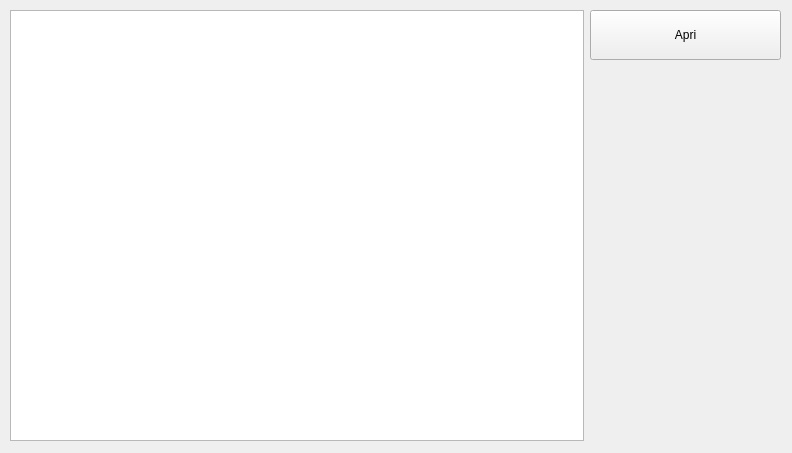
<?xml version="1.0" encoding="UTF-8"?>
<ui version="4.0">
 <class>vista_lista_servizi</class>
 <widget class="QWidget" name="vista_lista_servizi">
  <property name="geometry">
   <rect>
    <x>0</x>
    <y>0</y>
    <width>792</width>
    <height>453</height>
   </rect>
  </property>
  <property name="minimumSize">
   <size>
    <width>500</width>
    <height>300</height>
   </size>
  </property>
  <property name="windowTitle">
   <string>Lista Servizi</string>
  </property>
  <widget class="QWidget" name="horizontalLayoutWidget">
   <property name="geometry">
    <rect>
     <x>10</x>
     <y>10</y>
     <width>771</width>
     <height>431</height>
    </rect>
   </property>
   <layout class="QHBoxLayout" name="horizontalLayout" stretch="3,1">
    <item>
     <widget class="QListView" name="list_view">
      <property name="editTriggers">
       <set>QAbstractItemView::NoEditTriggers</set>
      </property>
     </widget>
    </item>
    <item>
     <layout class="QVBoxLayout" name="verticalLayout">
      <item>
       <widget class="QPushButton" name="open_button">
        <property name="minimumSize">
         <size>
          <width>0</width>
          <height>50</height>
         </size>
        </property>
        <property name="maximumSize">
         <size>
          <width>16777215</width>
          <height>50</height>
         </size>
        </property>
        <property name="text">
         <string>Apri</string>
        </property>
       </widget>
      </item>
      <item>
       <spacer name="verticalSpacer">
        <property name="orientation">
         <enum>Qt::Vertical</enum>
        </property>
        <property name="sizeHint" stdset="0">
         <size>
          <width>20</width>
          <height>40</height>
         </size>
        </property>
       </spacer>
      </item>
     </layout>
    </item>
   </layout>
  </widget>
 </widget>
 <resources/>
 <connections/>
</ui>
